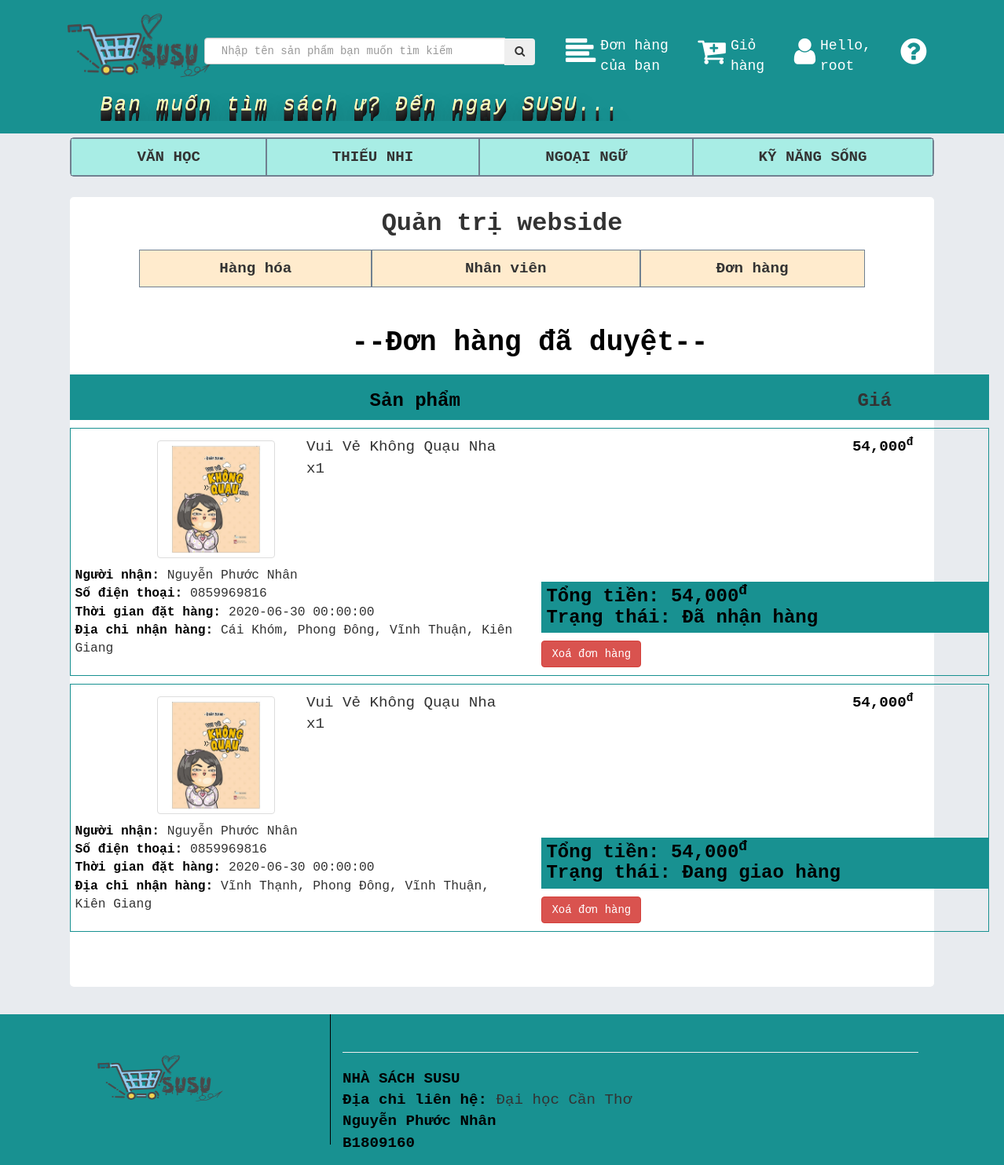
The page /QuanLyBanHang/index.php?p=admin&q=duyet (signed in) on the database its author committed.
### tables this page shows
CREATE TABLE `dathang` (
  `SoDonDH` int(11) NOT NULL,
  `MSKH` int(11) NOT NULL,
  `MSNV` int(11) DEFAULT NULL,
  `NgayDH` datetime NOT NULL,
  `TrangThai` char(50) DEFAULT NULL,
  `diachi` char(150) NOT NULL,
  `hoten` char(50) DEFAULT NULL,
  `sdt` char(15) DEFAULT NULL
);

CREATE TABLE `hinh` (
  `MaHinh` int(11) NOT NULL,
  `srcHinh` varchar(100) NOT NULL
);

CREATE TABLE `hanghoa` (
  `MSHH` int(11) NOT NULL,
  `TenHH` varchar(50) NOT NULL,
  `Gia` int(11) NOT NULL,
  `SoLuongHang` tinyint(4) NOT NULL,
  `MaNhom` int(11) NOT NULL,
  `MoTaHH` char(255) DEFAULT NULL
);

CREATE TABLE `chitietdathang` (
  `SoDonDH` int(11) NOT NULL,
  `MSHH` int(11) NOT NULL,
  `SoLuong` tinyint(4) NOT NULL,
  `GiaDatHang` double NOT NULL
);

### QuanLyBanHang/lib/functionmysql.php (called while the page is built, shortened)
<?php
function donhangunlimit($id,$msdh){
    require "conDB.php";
    $sql = "
    SELECT a.SoDonDH, a.TrangThai,c.Gia,
            b.MSHH,b.SoLuong,b.GiaDatHang,
            c.TenHH,d.srcHinh, a.NgayDH, a.diachi, a.hoten,a.sdt
    FROM dathang a, chitietdathang b, hanghoa c, hinh d
    WHERE a.MSKH = $id and b.SoDonDH = a.SoDonDH and a.SoDonDH = $msdh
        and b.MSHH = c.MSHH and d.MaHinh = c.MSHH GROUP BY c.TenHH ORDER BY a.NgayDH DESC
    ";
    return mysqli_query($conn, $sql);
}
function sodonhangdaduyet(){
    require "conDB.php";
    $sql = "
    select count(b.SoDonDH), b.SoDonDH, a.TrangThai,a.MSKH
    from dathang a, chitietdathang b
    where b.SoDonDH = a.SoDonDH and (a.TrangThai = 'Đang giao hàng' or a.TrangThai='Đã nhận hàng')
    group by a.MSKH, b.SoDonDH
    ";
    return mysqli_query($conn, $sql);
}
?>

### QuanLyBanHang/ad/duyet.php (the view, shortened to what this page needs)
<?php
if (isset($_SESSION['user'])) {
    $querysodonhangdaduyet = sodonhangdaduyet();
?>
    <div class="container">
        <div class="row">
            <div class="col-md-12">
                <div class="row">
                    <div class="h1 col-sm-12 col-xs-12 text-center" style="color: rgb(24, 145, 145);"><strong>--Đơn hàng đã duyệt--</strong></div>
                </div>
                <div class="row" style="background-color: rgb(24, 145, 145);">
                    <div class="col-sm-9 col-xs-9 text-center h3" style="border: 1px solid rgb(24, 145, 145);">
                        <strong>Sản phẩm</strong>
                    </div>
                    <div class="col-sm-3 col-xs-3 text-center h3" style="border: 1px solid rgb(24, 145, 145);"><b>Giá</b></div>
                </div>
                <?php while ($sodonhang = mysqli_fetch_array($querysodonhangdaduyet)) {
                    $msdh = $sodonhang['SoDonDH'];
                    $id = $sodonhang['MSKH'];
                    $querydon = donhangunlimit($id, $msdh);
                    $sum = 0;
                ?>
                    <div class="row" style="border: 1px solid rgb(24, 145, 145);">
                        <?php while ($donhang = mysqli_fetch_array($querydon)) {
                            $sum += ($donhang['Gia'] * $donhang['SoLuong']) ?>
                            <div class="row" style="text-decoration: none;">
                                <div class="col-sm-2 col-xs-2 col-sm-offset-1 col-xs-offset-1 text-center" style="margin-top: 5px;">
                                    <img class="img-thumbnail" style="max-height: 150px; width:150px;" src="<?php echo $donhang['srcHinh']; ?>" alt="">
                                </div>
                                <div class="col-sm-6 col-xs-6"><?php echo $donhang['TenHH'];
                                                                echo "<br>x";
                                                                echo $donhang['SoLuong']; ?></div>
                                <div class="col-sm-3 col-xs-3">
                                    <div class="text-center" style="color:red;"><strong><?php echo number_format($donhang['Gia']);
                                                                                        echo "<sup>đ</sup>";
                                                                                        ?></strong></div>
                                </div>
                            </div>
                        <?php $ngaydat = $donhang['NgayDH'];
                            $diachi = $donhang['diachi'];
                            $hoten = $donhang['hoten'];
                            $sdt = $donhang['sdt'];
                        } ?>
                        <div class="row" style="margin-top:0px;">
                            <div class="col-sm-6 col-xs-6 small" style="padding-left:20px;"><strong>Người nhận: </strong><?php echo $hoten; ?><br>
                                <strong>Số điện thoại: </strong><?php echo $sdt; ?><br>
                                <strong>Thời gian đặt hàng: </strong><?php echo $ngaydat; ?> <br>
                                <strong>Địa chỉ nhận hàng: </strong><?php echo $diachi; ?>
                            </div>
                            <div class="col-sm-6 col-xs-6">
                                <div class="h3" style="border: 1px solid rgb(24, 145, 145); background-color:rgb(24, 145, 145); padding:5px 5px;"><strong>Tổng tiền: <?php echo number_format($sum); ?><sup>đ</sup><br>Trạng thái: <?php echo $sodonhang['TrangThai']; ?></strong></div>
                                <div class="btn btn-danger" id="xoadonhang<?php echo $sodonhang['SoDonDH']; ?>">Xoá đơn hàng</div>
                            </div>
                        </div>
                    </div>
                <?php } ?>
            </div>
        </div>
    </div>
    </div>
<?php
}
?>

### QuanLyBanHang/index.css (style rules this page uses)
html, .body1 { margin: 0; font-family: 'Courier New', Courier, monospace; font-size: 1.5vw; width: 100%; height: 100%; position: relative; background-color: rgba(232, 235, 239, 0.98); z-index: 1; }
.row { margin: 10px; }
strong { font-weight: 700; color: black; }

### rows shown on the page
dathang: hinh.srcHinh (picture), hanghoa.TenHH "Vui Vẻ Không Quạu Nha", chitietdathang.SoLuong "1", hanghoa.Gia "54,000", hoten "Nguyễn Phước Nhân", sdt "0859969816", NgayDH "2020-06-30 00:00:00", diachi "Cái Khóm, Phong Đông, Vĩnh Thuận, Kiên Giang"
dathang: hinh.srcHinh (picture), hanghoa.TenHH "Vui Vẻ Không Quạu Nha", chitietdathang.SoLuong "1", hanghoa.Gia "54,000", hoten "Nguyễn Phước Nhân", sdt "0859969816", NgayDH "2020-06-30 00:00:00", diachi "Vĩnh Thạnh, Phong Đông, Vĩnh Thuận, Kiên Giang"

### other values the page prints
$_SESSION['user'] "root"
$sum "54,000"
$sodonhang['TrangThai'] "Đã nhận hàng"
$sodonhang['TrangThai'] "Đang giao hàng"
